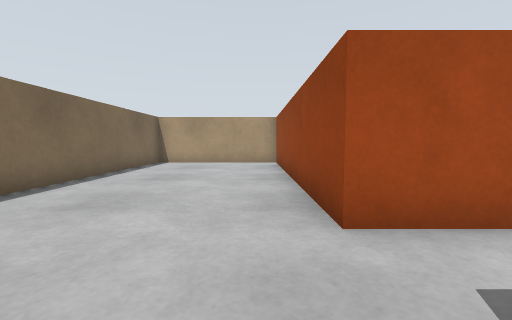
View 1 (above)

15 first-person views from a walk through a world built for the Gazebo simulator. The camera is 0.45 m above the floor, tilts 4° down and sees 90° across. The floor is counted in squares, 0.5 m on a side. Each view is taken from the middle of a square. On the plan, view 1 faces up. The plan holds only what a view shows up to about 10 squares ahead; the rest is blank. The place goes on beyond the plan.

View 2
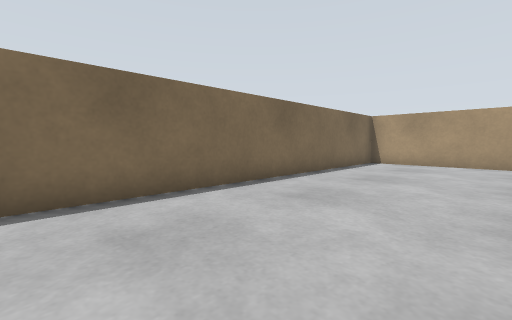

View 3
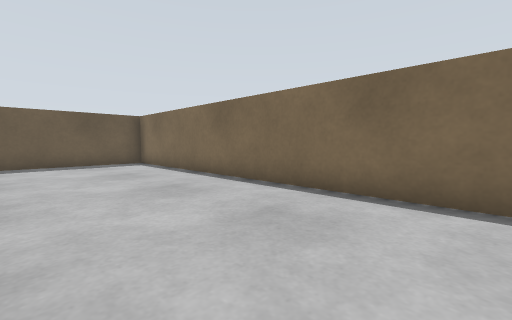

View 4
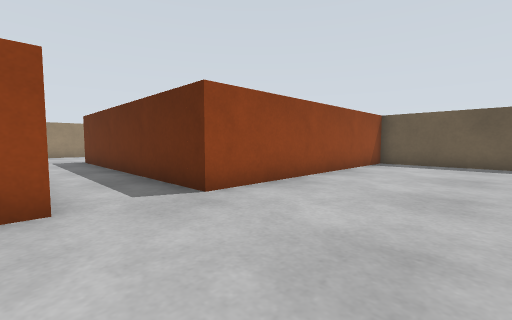

View 5
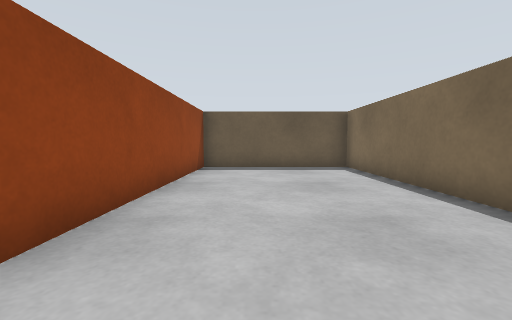

View 6
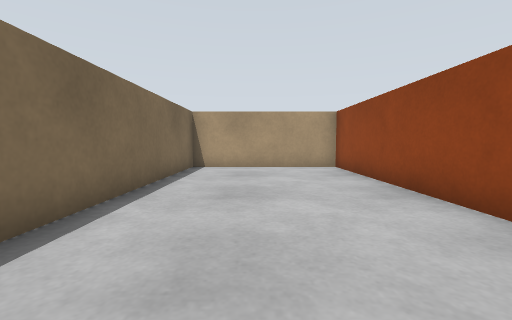

View 7
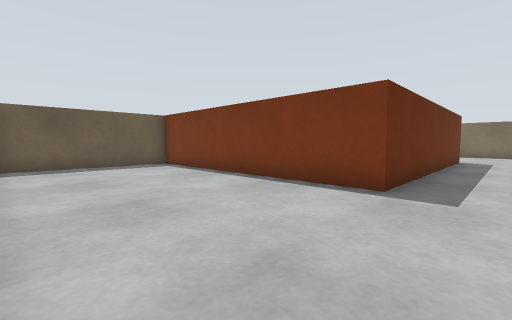

View 8
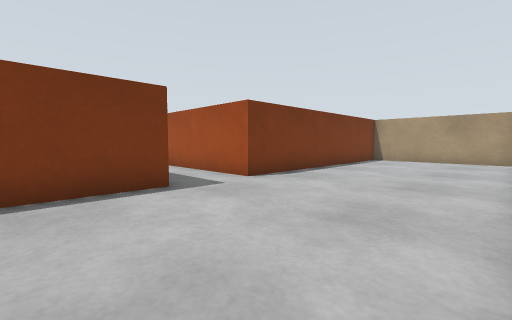

View 9
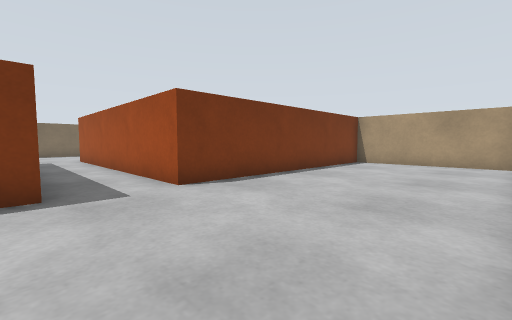

View 10
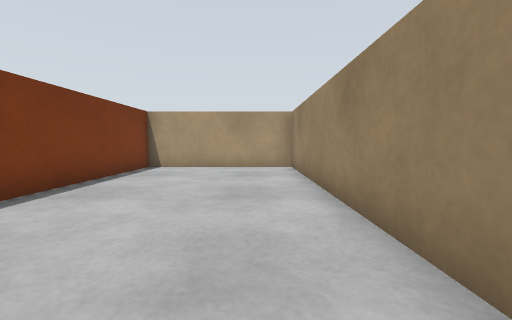

View 11
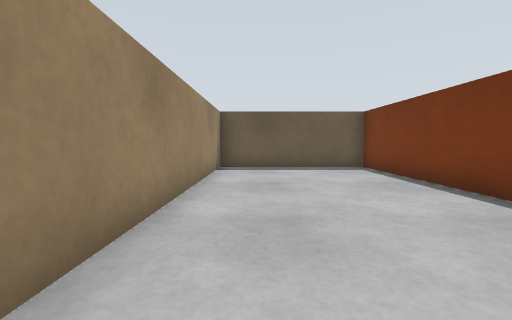

View 12
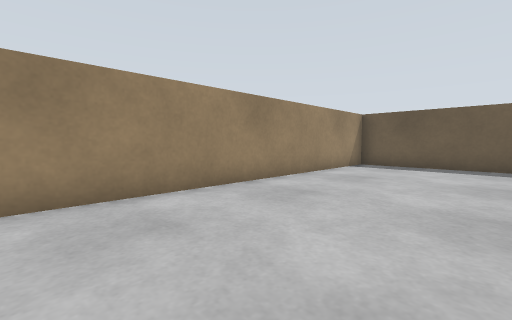

View 13
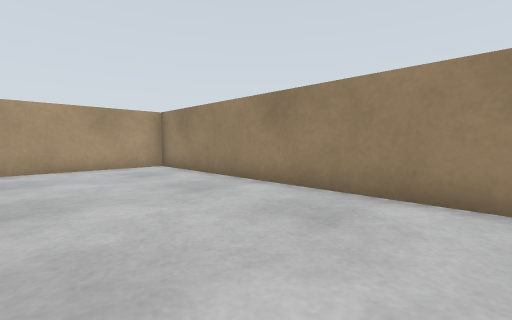

View 14
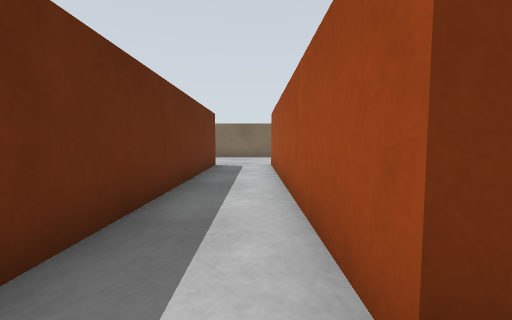

View 15
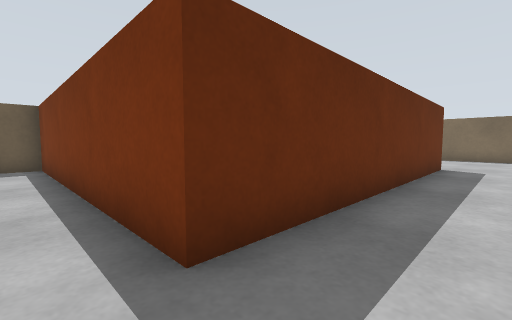

### Floor plan
Points are (right, up) in squares from view 1. A wall is a line through its corners. A room is listed if a view was taken in it or the views show most of it. See-through windows are left out.
Room 1 (views 1, 2, 3, 4, 5, 6)
walls: (0.9, 2.6) (0.9, 11.3) (-4.3, 11.3) (-4.3, -8.3) (0.9, -8.3) (0.9, 0.4)
ways out: opening at (0.5, 1.5) to room 2
Room 2 (views 7, 8, 9, 10, 11, 12, 13, 14, 15)
walls: (0.9, 0.4) (10.1, 0.4) (10.1, -8.3) (15.3, -8.3) (15.3, 11.3) (10.1, 11.3) (10.1, 2.6) (0.9, 2.6)
ways out: opening at (0.5, 1.5) to room 1

Positions as (right, up) in squares from view 1, and headings:
1: (0, 0), facing up
2: (0, 0), facing up-left
3: (0, 3), facing down-left
4: (-3, 3), facing down-right
5: (-1, 1), facing down
6: (-2, 2), facing up
7: (15, 2), facing down-left
8: (15, -2), facing up-left
9: (15, 0), facing up-left
10: (14, 2), facing up
11: (14, 1), facing down
12: (11, 2), facing down-right
13: (11, 2), facing up-right
14: (11, 2), facing left
15: (11, 2), facing down-left
